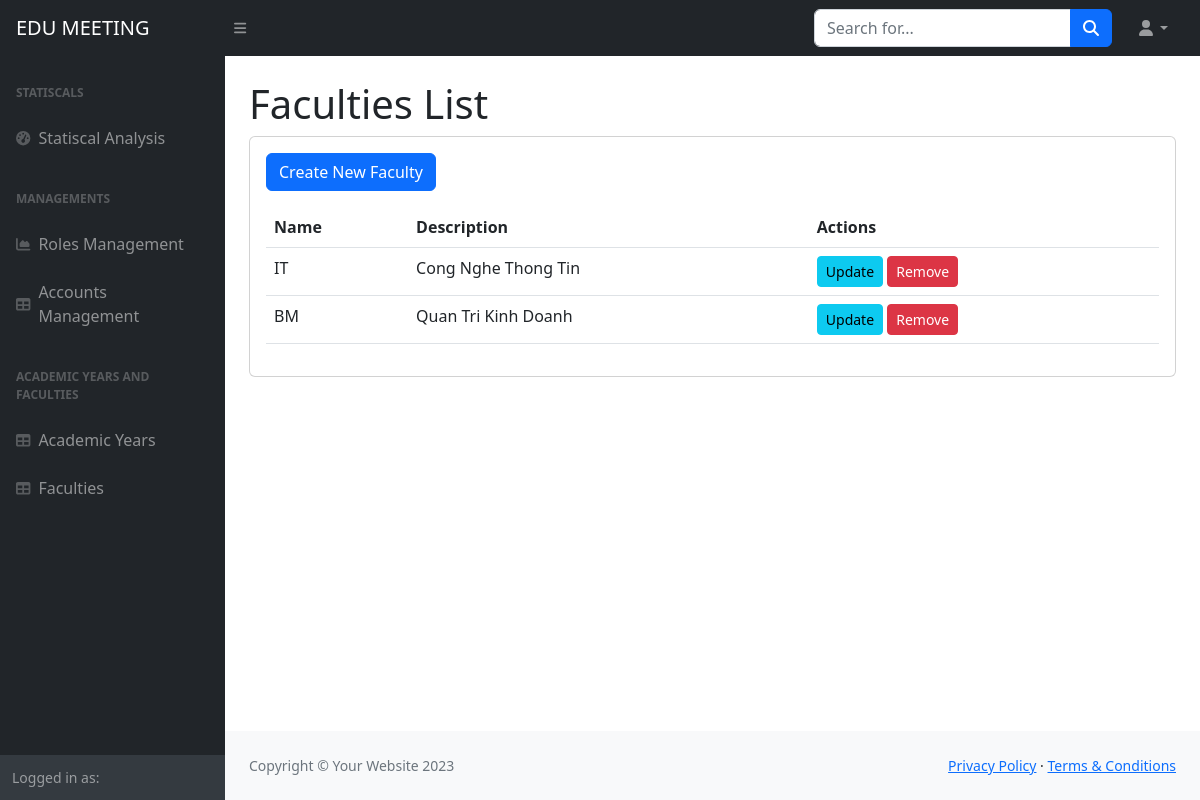
The app's page /faculties/ with its own data.
### home/models.py (models this page shows, shortened)
class Faculties(models.Model):
    name = models.CharField(max_length = 40)
    description = models.TextField(null =True)

### home/views.py (the view)
# urls.py: path('faculties/', views.list_faculties, name='list_faculties'),
def list_faculties(request):
    faculties = Faculties.objects.all()
    return render(request, 'list_faculties.html', {'faculties': faculties})

### templates/list_faculties.html (shortened to what this page needs)
{%load static%}
<!DOCTYPE html>
<html lang="en">
    <head>
        <link href="https://cdn.jsdelivr.net/npm/simple-datatables@7.1.2/dist/style.min.css" rel="stylesheet" />
        <link href="{% static 'css/styles.css' %}" rel="stylesheet" />
    </head>
    <body class="sb-nav-fixed">
        <nav class="sb-topnav navbar navbar-expand navbar-dark bg-dark">
            <a class="navbar-brand ps-3" href="{% url "home" %}">EDU MEETING</a>
            <button class="btn btn-link btn-sm order-1 order-lg-0 me-4 me-lg-0" id="sidebarToggle" href="#!"><i class="fas fa-bars"></i></button>
            <form class="d-none d-md-inline-block form-inline ms-auto me-0 me-md-3 my-2 my-md-0">
                <div class="input-group">
                    <input class="form-control" type="text" placeholder="Search for..." aria-label="Search for..." aria-describedby="btnNavbarSearch" />
                    <button class="btn btn-primary" id="btnNavbarSearch" type="button"><i class="fas fa-search"></i></button>
                </div>
            </form>
            <ul class="navbar-nav ms-auto ms-md-0 me-3 me-lg-4">
                <li class="nav-item dropdown">
                    <a class="nav-link dropdown-toggle" id="navbarDropdown" href="#" role="button" data-bs-toggle="dropdown" aria-expanded="false"><i class="fas fa-user fa-fw"></i></a>
                </li>
            </ul>
        </nav>
        <div id="layoutSidenav">
            <div id="layoutSidenav_nav">
                <nav class="sb-sidenav accordion sb-sidenav-dark" id="sidenavAccordion">
                    <div class="sb-sidenav-menu">
                        <div class="nav">
                            <div class="sb-sidenav-menu-heading">Statiscals</div>
                            <a class="nav-link" href="{% url "statistical_analysis" %}">
                                <div class="sb-nav-link-icon"><i class="fas fa-tachometer-alt"></i></div>
                                Statiscal Analysis
                            </a>
                            <div class="sb-sidenav-menu-heading">Managements</div>
                            <a class="nav-link" href="{% url "role_list" %}">
                                <div class="sb-nav-link-icon"><i class="fas fa-chart-area"></i></div>
                                Roles Management
                            </a>
                            <a class="nav-link" href="{% url "account_list" %}">
                                <div class="sb-nav-link-icon"><i class="fas fa-table"></i></div>
                                Accounts Management
                            </a>
                            <div class="sb-sidenav-menu-heading">Academic Years and Faculties</div>
                            <a class="nav-link" href="{% url "list_academic_years" %}">
                                <div class="sb-nav-link-icon"><i class="fas fa-table"></i></div>
                                Academic Years
                            </a>
                            <a class="nav-link" href="{% url "list_faculties" %}">
                                <div class="sb-nav-link-icon"><i class="fas fa-table"></i></div>
                                Faculties
                            </a>
                        </div>
                    </div>
                    <div class="sb-sidenav-footer">
                        <div class="small">Logged in as:</div>
                    </div>
                </nav>
            </div>
            <div id="layoutSidenav_content">
                <main>
                    <div class="container-fluid px-4">
                        <h1 class="mt-4">Faculties List</h1>
                        <div class="card mb-4">
                            <div class="card-body">
                              <form method="post" enctype="">
                                <a href="{% url 'create_faculty' %}" class="btn btn-primary">Create New Faculty</a>
                                <table class="table mt-3">
                                  <thead class="thead-dark">
                                    <tr>
                                      <th scope="col">Name</th>
                                      <th scope="col">Description</th>
                                      <th scope="col">Actions</th>
                                    </tr>
                                  </thead>
                                  <tbody>
                                      {% for faculty in faculties %}
                                      <tr>
                                          <td>{{ faculty.name }}</td>
                                          <td>{{ faculty.description }}</td>
                                          <td>
                                              <a href="{% url 'update_faculty' faculty.id %}" class="btn btn-info btn-sm">Update</a>
                                              <a href="{% url 'remove_faculty' faculty.id %}" class="btn btn-danger btn-sm">Remove</a>
                                          </td>
                                      </tr>
                                      {% endfor %}
                                  </tbody>
                                </table>
                              </form>
                            </div>
                        </div>
                    </div>
                </main>
                <footer class="py-4 bg-light mt-auto">
                    <div class="container-fluid px-4">
                        <div class="d-flex align-items-center justify-content-between small">
                            <div class="text-muted">Copyright &copy; Your Website 2023</div>
                            <div>
                                <a href="#">Privacy Policy</a>
                                &middot;
                                <a href="#">Terms &amp; Conditions</a>
                            </div>
                        </div>
                    </div>
                </footer>
            </div>
        </div>
    </body>
</html>

### records on screen
Faculties: name "IT", description "Cong Nghe Thong Tin"
Faculties: name "BM", description "Quan Tri Kinh Doanh"
